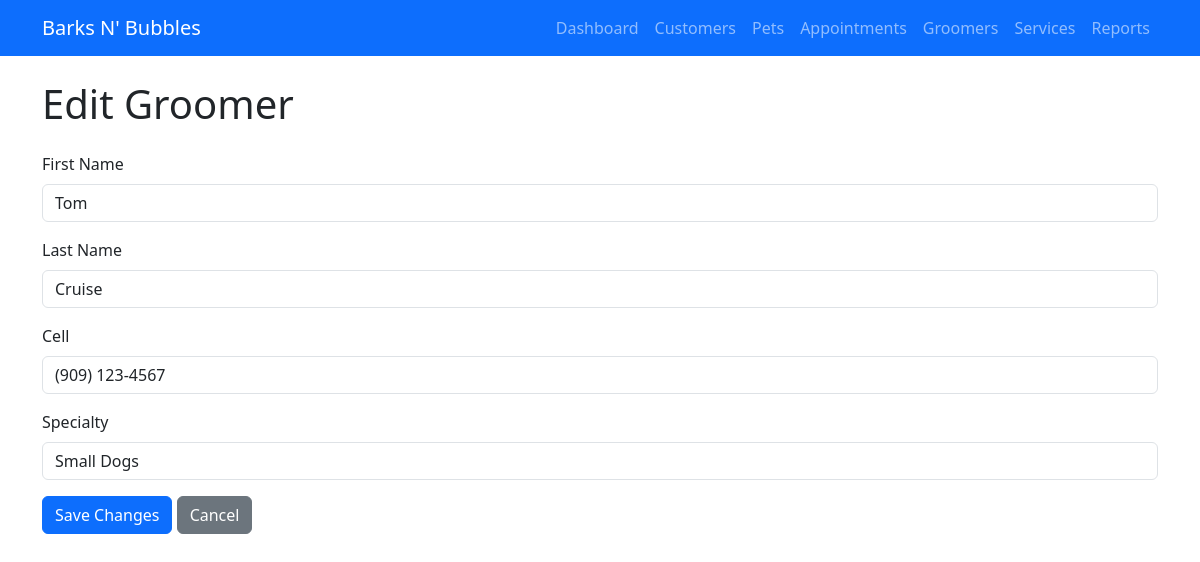
The page /groomers/edit/4 on the database its author committed.
### tables this page shows
CREATE TABLE groomer (
            groomerID INTEGER PRIMARY KEY AUTOINCREMENT,
            groomerFName TEXT NOT NULL,
            groomerLName TEXT NOT NULL,
            groomerCell TEXT,
            groomerSpecialty TEXT
        );

### app.py (the view, shortened to what this page needs)
@app.route("/groomers/edit/<int:groomer_id>", methods=["GET", "POST"])
def edit_groomer(groomer_id):
    connection = get_db_connection()
    groomer = connection.execute(
        "SELECT * FROM groomer WHERE groomerID = ?",
        (groomer_id,)
    ).fetchone()
    if groomer is None:
        connection.close()
        return "Groomer not found.", 404
    connection.close()
    return render_template("edit_groomer.html", groomer=groomer)

### app.py (called while the page is built)
def get_db_connection():
    connection = sqlite3.connect("barksnbubbles.db")
    connection.row_factory = sqlite3.Row
    return connection

### templates/edit_groomer.html (shortened to what this page needs)
{% extends "base.html" %}
{% block content %}
<h1 class="mb-4">Edit Groomer</h1>
<form method="POST">
    <div class="mb-3">
        <label class="form-label">First Name</label>
        <input
            type="text"
            name="first_name"
            class="form-control"
            value="{{ groomer['groomerFName'] }}"
            required
        >
    </div>
    <div class="mb-3">
        <label class="form-label">Last Name</label>
        <input
            type="text"
            name="last_name"
            class="form-control"
            value="{{ groomer['groomerLName'] }}"
            required
        >
    </div>
    <div class="mb-3">
        <label class="form-label">Cell</label>
        <input
            type="text"
            name="cell"
            class="form-control"
            value="{{ groomer['groomerCell'] or '' }}"
        >
    </div>
    <div class="mb-3">
        <label class="form-label">Specialty</label>
        <input
            type="text"
            name="specialty"
            class="form-control"
            value="{{ groomer['groomerSpecialty'] or '' }}"
        >
    </div>
    <button type="submit" class="btn btn-primary">
        Save Changes
    </button>
    <a href="/groomers" class="btn btn-secondary">
        Cancel
    </a>
</form>
{% endblock %}

### rows shown on the page
groomer: first_name "Tom", last_name "Cruise", cell "(909) 123-4567", specialty "Small Dogs"
